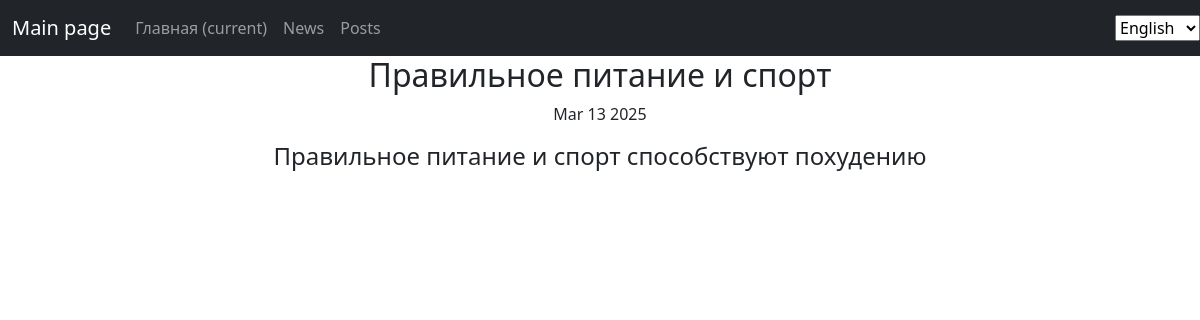
Before: /news/news/2 with the older database file.
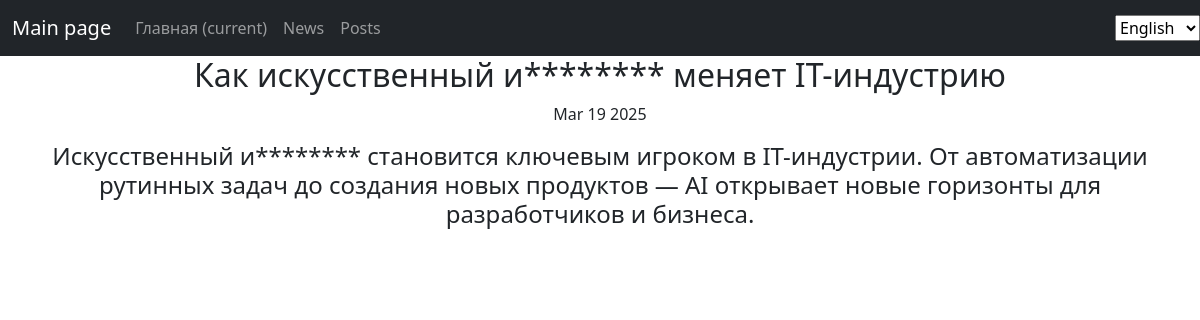
After: the same page with the newer database file.
### news/models.py (models this page shows, shortened)
class Post(models.Model):
    new = 'NW'
    paper = 'PR'
    TYPES = [
        (new, 'новость'),
        (paper, 'статья')
    ]
    name = models.CharField(max_length=255)
    text = models.TextField()
    rating = models.FloatField(default=0.0)
    datetime_in = models.DateTimeField(auto_now_add = True)
    type = models.CharField(max_length=2, choices=TYPES, default=paper)
    author = models.ForeignKey(Author, on_delete = models.CASCADE)
    category = models.ManyToManyField(Category, through= 'PostCategory')

### news/views.py (the view)
class PostDetail(DetailView):
    model = Post
    template_name = 'new.html'
    context_object_name = 'post'
    queryset = Post.objects.all()
    def get_object(self, *args, **kwargs):
        obj = cache.get(f'news-{self.kwargs["pk"]}', None)
        if not obj:
            obj = super().get_object(queryset=self.queryset)
            cache.set(f'news-{self.kwargs["pk"]}', obj)
        return obj

### news/templatetags/custom_filters.py (called while the page is built)
@register.filter()
def censor(text):
    if isinstance(text, str):
        text = text.split()
        censored_words = []
        for word in text:
            stripped_word = word.strip(".,!?;:\"'()[]{}<>/\\|")
            if stripped_word.lower() in CENSORED_WORD:
                censored_word = stripped_word[0] + '*' * (len(stripped_word)-1)
                censored_word = word.replace(stripped_word, censored_word)
                censored_words.append(censored_word)
            else:
                censored_words.append(word)
    return ' '.join(censored_words)

### templates/new.html (shortened to what this page needs)
{% extends 'flatpages/default.html' %}
{%load custom_filters%}
{% block content %}
<h2>{{ post.name|censor }}</h2>
<p>{{post.datetime_in|date:'M d Y'}}</p>
<h4>{{post.text|censor}}</h4>
{% endblock content %}

Changed rows visible on the page:
changed Post: name|censor "Правильное питание и спорт" → "Как искусственный и******** меняет IT-индустрию"; datetime_in "Mar 13 2025" → "Mar 19 2025"; text|censor "Правильное питание и спорт способствуют похудению" → "Искусственный и******** становится ключевым игроком в IT-индустрии. От автоматизации рутинных задач до создания новых продуктов — AI открывает новые горизонты для разработчиков и бизнеса."
